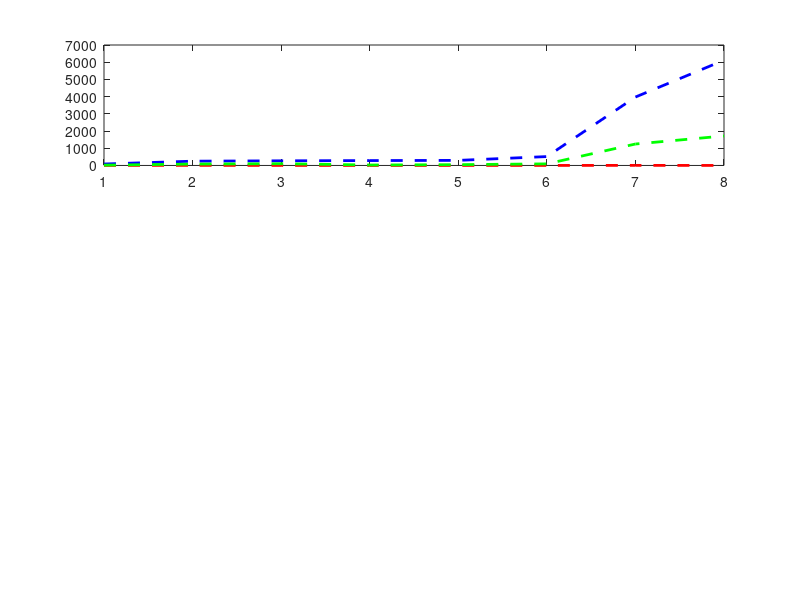

This chart was generated by the following MATLAB code: (Note: this script raises an error after producing the figure.)

% Project 2 - Plotting
% Ahmad Raza
% CS 109, Fall 2020, Koehler

mindist=[2.71 4.25 0.92 0.03 0.79 1.22 4.84 1.16]; %km
maxdist=[84.07 248.54 269.4 283.54 294.96 515.89 3975.58 6115.71]; %km
avdist=[18.4 79.46 101.24 27.15 46.33 92.36 1246.15 1713.57]; %km
time=[500 30 300 450 5000 15 100 100]; %years
ghg=[0.001 0.004 0.005 0.001 0.002 0.005 0.066 0.091]; %MTCE/us ton
types=["glass", "wood", "computer", "plastic", "styrofoam", "wood", "battery", "cartridge"];

%Subplot 1
subplot(3,1,1);
x = linspace(1,8,8);
plot(x,mindist,"r--", "LineWidth",2); % "ro--" assigns a red dashed line
hold all;
plot(x,maxdist, "b--","LineWidth",2); % "bo--" assigns a blue dashed line
plot(x,avdist,"g--","LineWidth",2); % "go--" assigns a green dashed line
xticks(1:8);
xticklabels(types);
legend("Minimum Distance","Maximum Distance", "Average Distance","Location", "northwest");
xlabel("Types of Trash");
ylabel("Distance, km");
title("Distances different types of trash travel");
grid on;

%Subplot 2
subplot(3,1,2);
ind1 = find(ghg > 0.05);
plot(x,ghg,"ks","MarkerSize",15 ,"MarkerFaceColor","k"); %%"ks" assigns a black square line
hold all;
plot(x(ind1), ghg(ind1), "ro","MarkerSize", 20,"LineWidth", 2); % "ro" assigns a red circle
xticks(1:8);
xticklabels(types);
xlabel("Types of Trash");
ylabel("GHG, MTCE/us ton");
title("Green house emissions from various types of trash");
grid on;

%Subplot 3
subplot(3,1,3);
ind2 = find(time > 400);
plot(x,time, "g*","MarkerSize", 15); % "g*" assigns a green asterik line
hold all;
plot(x(ind2),time(ind2),"ro", "MarkerSize",20,"LineWidth", 2) % "ro" assigns a red circle
xticks(1:8);
xticklabels(types);
xlabel("Types of Trash");
ylabel("Time, years");
title("Time to decompose various types of trash");
grid on;

